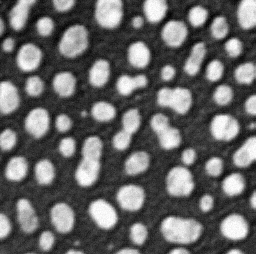
#> input picture classes/Edge-Detection-Techniques/images/blobs.png, 256 x 254 px, found by its file name
$ jupyter execute --allow-errors marr-hildreth.ipynb   (shell and % lines are left out)
#> lines starting #> are read from the running program, lines starting #| are printed output that depends on the picture
# Image Filtering: Spatial Methods

[cell 1]

import numpy as np

import matplotlib.image as img
import matplotlib.pyplot as plt

from skimage import io
from skimage import exposure
from skimage import filters as flt
from skimage.util import img_as_float32 as img_as_float

from scipy.ndimage import convolve

[cell 2]
def print_imginfo(I):
    print(type(I))
    print(I.shape, I.dtype)
    print('Data range:', np.min(I), 'to', np.max(I))

[cell 3]
def show_images(I, titles=None):
    fig, ax = plt.subplots(1, len(I), figsize=(12,12))

    for i in np.arange(0,len(I)):
        ax[i].imshow(I[i], cmap='gray')
        ax[i].set_axis_off()
        if titles != None:
            ax[i].set_title(titles[i])

[cell 4]
I1 = io.imread("../../images/blobs.png", as_gray=True)
#> I1 is the input picture: shape (254, 256); min 0, max 255, mean 103.2
I1 = img_as_float(I1)

io.imshow(I1)

## Edge Detection: Marr-Hildreth (Poor-Man's Version)

[cell 5]
sigma = 7
I2 = flt.gaussian(I1, sigma=sigma, truncate=3)
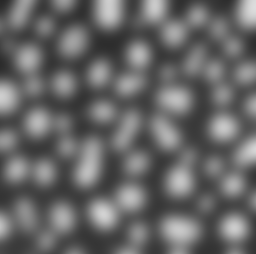
#> I2: shape (254, 256) float32; min 0.156, max 0.869, mean 0.405
I3 = flt.laplace(I2)
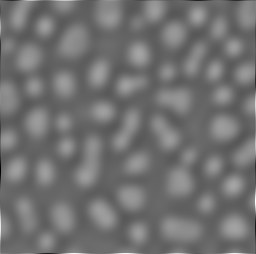
#> I3: shape (254, 256) float32; min -0.0229, max 0.0284, mean 1.83e-12; drawn with min black and max white
#> (the rest of this cell did not finish here and is left out)
